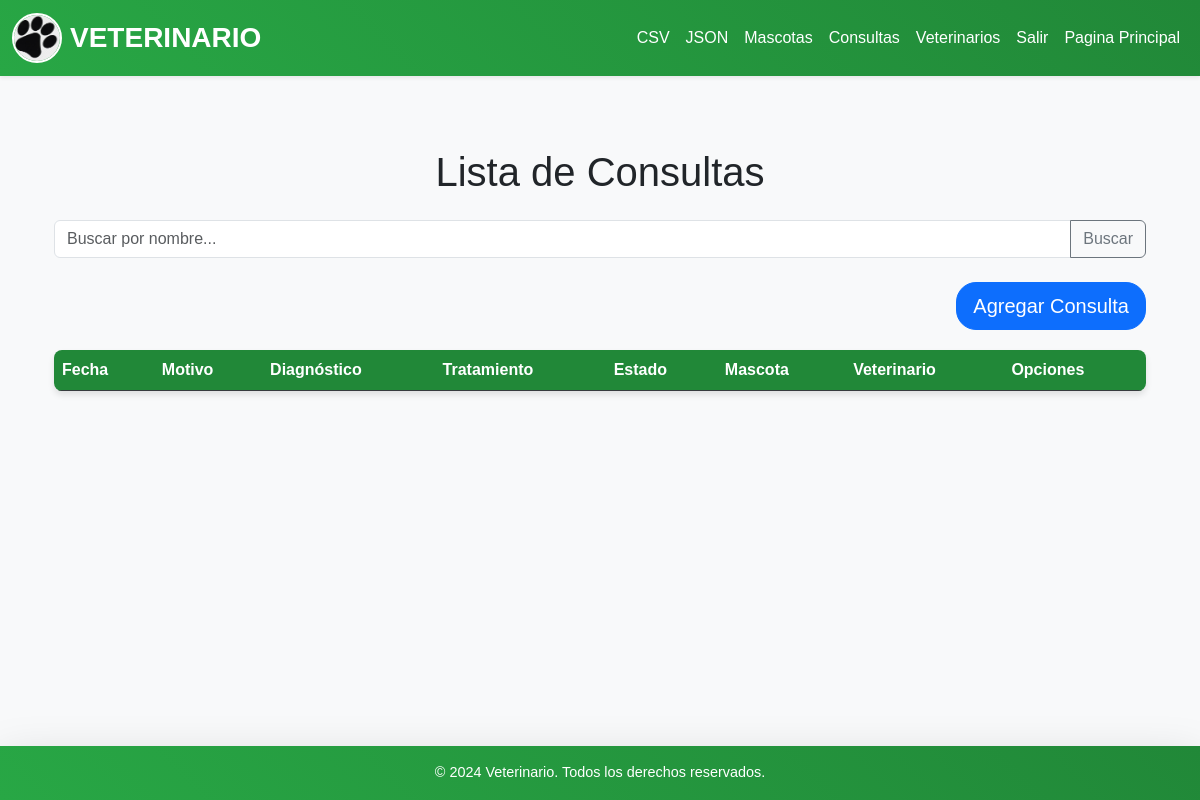
/consultas/table (signed in), run on an earlier commit of the app's database.
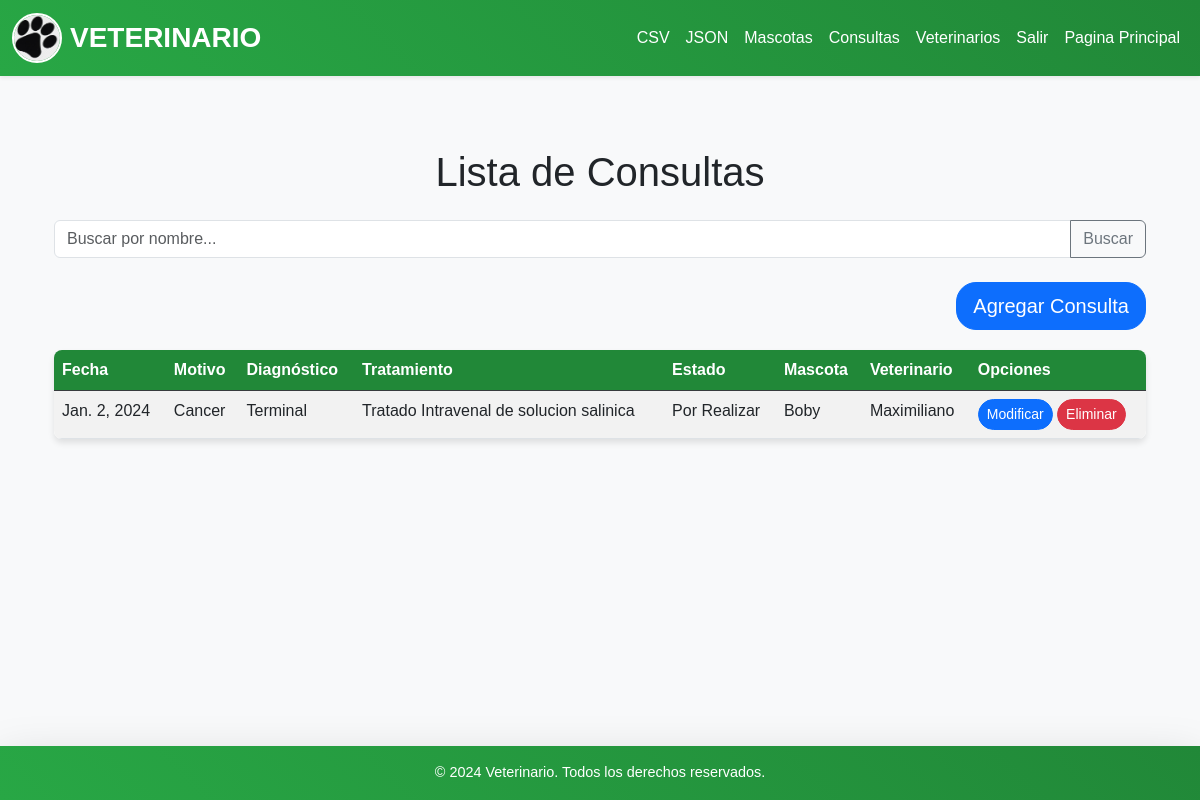
And on a later commit of the database.
### core/models.py (models this page shows)
class Consulta(models.Model):
    fecha = models.DateField()
    motivo = models.TextField("motivo consulta")
    diagnostico = models.CharField("diagnostico", max_length=100)
    tratamiento = models.CharField("tratamiento", max_length=200)
    ESTADOS = [
        ("Finalizada", "finalizada"),
        ("Por Realizar", "por realizar"),
    ]
    estado = models.CharField("estado", max_length=20, choices=ESTADOS)
    mascota = models.ForeignKey(Mascota, on_delete=models.CASCADE)
    veterinario = models.ForeignKey(Veterinario, on_delete=models.CASCADE)
    class Meta:
        db_table = "consultas"

class Mascota(models.Model):
    nombre = models.CharField("nombre", max_length=65)
    especie = models.CharField("especie", max_length=65)
    raza = models.CharField("raza", max_length=65)
    edad = models.IntegerField("edad")
    peso = models.FloatField("edad")
    def __str__(self):
        return f"{self.nombre}"
    class Meta:
        db_table = "mascotas"

class Veterinario(models.Model):
    nombre = models.CharField("nombre", max_length=65)
    especialidad = models.CharField("especialidad", max_length=100)
    horarios = models.CharField("horarios", max_length=100)
    ESTADOS = [
        ("Disponible", "disponible"),
        ("Ocupado", "ocupado"),
    ]
    estado = models.CharField("estadio", max_length=11, choices=ESTADOS)
    def __str__(self):
        return f"{self.nombre}"
    class Meta:
        db_table = "veterinarios"

### core/views.py (the view)
# urls.py: path("consultas/table", getConsultas, name = "consultas"),
@login_required
def getConsultas(request):
    busqueda = request.GET.get('search', '')
    if busqueda:
        consultas = Consulta.objects.filter(
            Q(mascota__nombre__icontains=busqueda) | Q(veterinario__nombre__icontains=busqueda)
        )
    else:
        consultas = Consulta.objects.all()
    context = {
        'consultas': consultas
    }
    return render(request, 'consultas.html', context)

### core/templates/consultas.html (shortened to what this page needs)
{% extends 'base.html' %}
{% load static %}
{% block content %}
<div class="container mt-5">
    <h1 class="text-center mb-4">Lista de Consultas</h1>
    <form method="get" action="" class="mb-4">
        <div class="input-group">
            <input type="text" name="search" class="form-control" placeholder="Buscar por nombre..." value="{{ request.GET.search }}">
            <button class="btn btn-outline-secondary" type="submit">Buscar</button>
        </div>
    </form>
    <div class="mb-3 text-end">
        <a class="btn btn-primary btn-lg" href="{% url 'nueva-consultas' %}">Agregar Consulta</a>
    </div>
    <table class="table table-striped table-hover">
        <thead class="table-dark">
            <tr>
                <th>Fecha</th>
                <th>Motivo</th>
                <th>Diagnóstico</th>
                <th>Tratamiento</th>
                <th>Estado</th>
                <th>Mascota</th>
                <th>Veterinario</th>
                <th>Opciones</th>
            </tr>
        </thead>
        <tbody>
            {% for consulta in consultas %}
            <tr>
                <td>{{ consulta.fecha }}</td>
                <td>{{ consulta.motivo }}</td>
                <td>{{ consulta.diagnostico }}</td>
                <td>{{ consulta.tratamiento }}</td>
                <td>{{ consulta.estado }}</td>
                <td>{{ consulta.mascota }}</td>
                <td>{{ consulta.veterinario }}</td>
                <td>
                    <a href="{% url 'actualizar-consultas' consulta.id %}" class="btn btn-primary btn-sm">Modificar</a>
                    <a href="{% url 'eliminar-consultas' consulta.id %}" class="btn btn-danger btn-sm">Eliminar</a>
                </td>
            </tr>
            {% endfor %}
        </tbody>
    </table>
</div>
{% endblock %}

What changed in the data, as far as the page shows it:
added Consulta: fecha "Jan. 2, 2024", motivo "Cancer", diagnostico "Terminal", tratamiento "Tratado Intravenal de solucion salinica", estado "Por Realizar", mascota "Boby", veterinario "Maximiliano"
